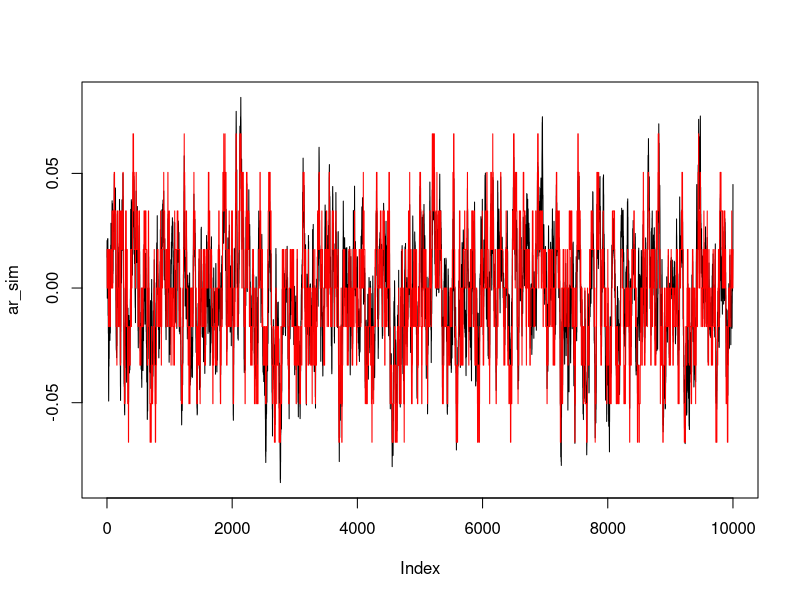
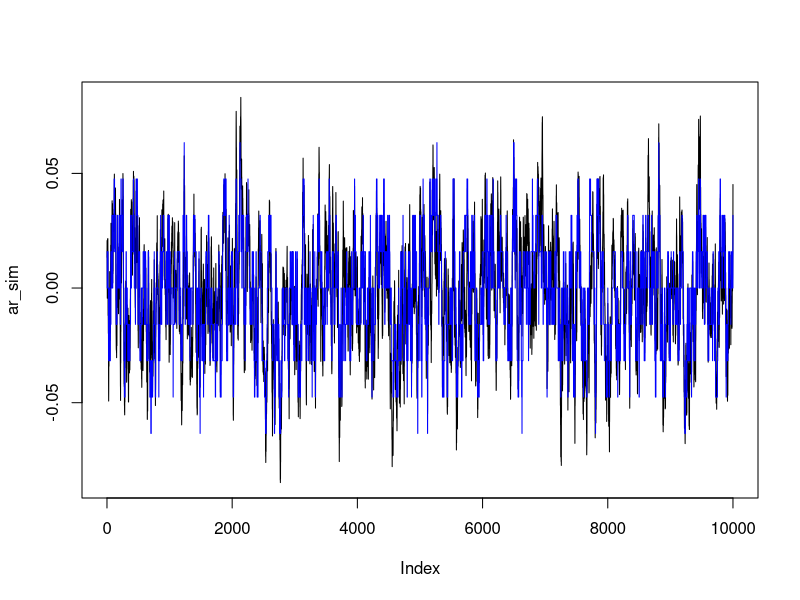
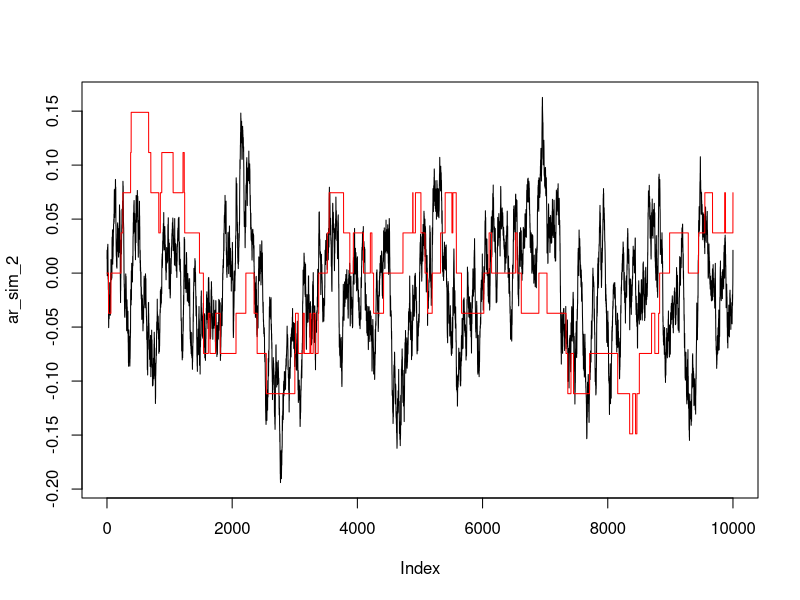
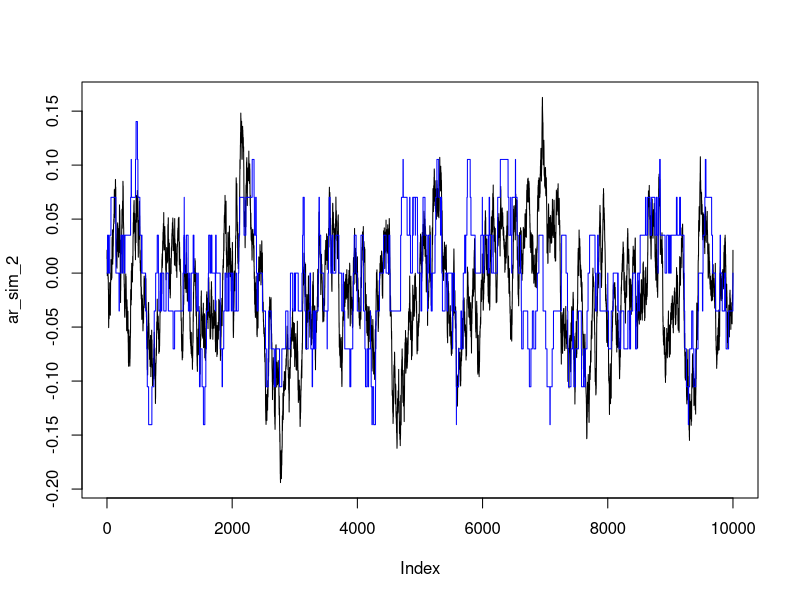

R code for these plots, in order:
library(dplyr, stats)

################
## Questão 1: ##
################
    # Método de Tauchen
    # função que vai trazer a matriz de transição e o grid
    tauchen <- function(grid_len, mu = 0, sigma = 0.007, rho = 0.95, m = 3) {
        if (rho >= 1){stop("Para aplicar Tauchen, a série deve ser estacionária")}
        
        theta_max <- m * sigma / sqrt(1 - rho^2) + mu
        theta_min <- - theta_max + 2 * mu
        grid <- seq(theta_min, theta_max, length.out = grid_len) # dividindo [theta_min, theta_max] em n pontos

        delta <- (max(grid) - min(grid)) / (length(grid) - 1) # tamanho dos saltos entre os pontos do grid

        vec_1 <- pnorm((min(grid) - rho * grid + delta / 2) / sigma, mu) # vetor de transição para o menor valor do grid dado cada estado anterior; pnorm(x) retorna a cdf da normal no valor x
        vec_n <- 1 - pnorm((max(grid) - rho * grid - delta / 2) / sigma, mu) # análogo para o maior valor do grid
        
        if(grid_len > 2){

            grid_interno <- grid[2:(length(grid) - 1)] # valores não extremos do grid

            # função que retorna o vetor de transição para o estado (não extremo) j dado cada estado anterior
            pij <- function(j, i = grid) {
                pnorm((j + delta / 2 - rho * i) / sigma, mu) - pnorm((j - delta / 2 - rho * i) / sigma, mu)
            }

            mat_interna <- sapply(grid_interno, pij)

            return(list(probs = cbind(vec_1, mat_interna, vec_n), grid = grid)) # combinando as transições extremas com as não extremas 
        } else {
            return(list(probs = cbind(vec_1, vec_n), grid = grid))
        } # else

    } # function

    tauchen_grid <- tauchen(9)$grid
    tauchen_probs <- tauchen(9)$probs
    tauchen_round <- round(tauchen_probs, digits = 3) # Arredondando para ficar mais legível

################
## Questão 2: ##
################
    # Método de 
    # Função que vai computar as probabilidades de transição e o grid. O grid é similar ao de Tauchen
    rouwenhorst <- function(grid_len, mu = 0, sigma = 0.007, rho = 0.95){
        
        # Fazendo o grid
        theta_max <- (sigma/sqrt(1-rho^2)) * sqrt(grid_len-1)
        theta_min <- - theta_max
        grid <- seq(theta_min, theta_max, length.out = grid_len)


        # Computando a matriz de transição de Rouwenhorst
        p1 <- (1+rho)/2
        p <- matrix(c(p1, 1-p1, 1-p1, p1), nrow = 2)

        if(grid_len >= 3){
            # Cada z abaixo é a matriz que tem zero nas margens e o p anterior no meio. Elas estão dispostas na mesma ordem dos slides
            for (i in 3:grid_len){
                z1 <- cbind(rbind(p, 0), 0) 
                z2 <- rbind(cbind(0, p), 0) 
                z3 <- cbind(rbind(0, p), 0) 
                z4 <- cbind(0, rbind(0, p)) 

                p <- p1*(z1 + z4) + (1-p1)*(z2 + z3) # Computando o valor de p_n
            } #for
        } #if

        transition_matrix <- p/rowSums(p) # Normalizando a matriz para cada linha somar 1

        return(list(probs = transition_matrix, grid = grid))

    } #function 

    rouwen_grid <- rouwenhorst(9)$grid
    rouwen_probs <- rouwenhorst(9)$probs
    rouwen_round <- round(rouwen_probs, digits = 3) # Arredondando para ficar mais legível


################
## Questão 3: ##
################
    # Simulando o AR(1)
    # Cria n valores de um AR(1) utilizando a formula de que y_t = sum_i theta^(t-i) e_i, i = 1, ..., t, assumindo que y_1 = e_1
    ar1 <- function(n, mu = 0, rho = 0.95, sigma = 0.007, seed = 27) {
        
        set.seed(seed) # escolhe o seed
        errors <- rnorm(n, 0, sigma) # gerando vetor de erros
        sample <- c(errors[1]) # O valor inicial da simulação é o primeiro erro

        # Definindo os demais valores simulados recursivamente
        for (i in 2:n){
            sample[i] = mu + rho*sample[i-1] + errors[i]
        } # for
    
        return(list(sample = sample, errors = errors))
    
    } # function 


    # Simulando os métodos discretizados:
    transic <- function(n, mu = 0, rho = 0.95, sigma = 0.007, seed = 27, grid_len = 9, method = 'tauchen', m = 3) {

        erro <- ar1(n, mu = mu, rho = rho, sigma = sigma, seed = seed)$errors  # Choques do AR(1)
        cdf_erro <- pnorm(erro, mu, sigma) # Tomando o valor da CDF da normal(0, sigma^2) nos choques
        
        if (method == 'tauchen'){ # Simula para o método de Tauchen

            tauch <- tauchen(grid_len, mu = mu, rho = rho, sigma = sigma, m = m)
            grid <- tauch$grid
            probs <- tauch$probs

        # Transforma a matriz de transição em sua versão CDF
            cdf <- probs
            for (i in 2:grid_len){
                cdf[,i] <- rowSums(probs[,1:i])
            } #for cdf

            sim <- c()
            sim[1] <- grid[which(abs(grid-erro[1])== min(abs(grid-erro[1])))]# O valor inicial é o ponto do grid mais perto do primeiro choque

            # Escolhe o theta atual como o primeiro theta em que sua CDF é maior que a CDF do choque
            for (i in 2:n){
                sim[i] <- grid[min(sum(cdf[which(grid == sim[i-1]),] <= cdf_erro[i])+1, grid_len)]
            } # for sim
        } else if (method == 'rouwen'){ # Simula para o método de Rouwenhorst. Aplicado exatamente igual à simulação de Tauchen, apenas mudando a matriz de transição
            
            rouwen <- rouwenhorst(grid_len, mu = mu, rho = rho, sigma = sigma)
            grid <- rouwen$grid
            probs <- rouwen$probs

            cdf <- probs
            for (i in 2:grid_len){
                cdf[,i] <- rowSums(probs[,1:i])
            } #for cdf

            sim <- c()
            sim[1] <- grid[which(abs(grid-erro[1])== min(abs(grid-erro[1])))]

            for (i in 2:n){
                sim[i] <- grid[min(sum(cdf[which(grid == sim[i-1]),] <= cdf_erro[i])+1, grid_len)]
            } # for sim
        } # if - else if

        return(sim)
    } # function 

    # plotando para comparar
    ar_sim <- ar1(10000)$sample
    tauch_sim <- transic(10000)
    rouwen_sim <- transic(10000, method = 'rouwen')

    plot(ar_sim, type = 'l')
    lines(tauch_sim, col = 'red')

    plot(ar_sim, type = 'l')
    lines(rouwen_sim, col = 'blue')


################
## Questão 4: ##
################

    # Regressão do Tauchen:
    lm(tauch_sim ~ lag(tauch_sim) - 1)

    # Regressão do Rouwenhorst
    lm(rouwen_sim ~ lag(rouwen_sim) - 1)


################
## Questão 5: ##
################

    # Tauchen:
    # Grid e transição
    tauchen_grid_2 <- tauchen(9, rho = 0.99)$grid
    tauchen_probs_2 <- tauchen(9, rho = 0.99)$probs

    # Simulando o AR(1) e o Tauchen
    ar_sim_2 <- ar1(10000, rho = 0.99)$sample
    tauch_sim_2 <- transic(10000, rho = 0.99)

    # Plotando
    plot(ar_sim_2, type = 'l')
    lines(tauch_sim_2, col = 'red')

    # Rouwenhorst
    # Grid e transição
    rouwen_grid_2 <- rouwenhorst(9, rho = 0.99)$grid
    rouwen_probs_2 <- rouwenhorst(9, rho = 0.99)$probs

    # Simulando Rouwenhorst
    rouwen_sim_2 <- transic(10000, rho = 0.99, method = 'rouwen')

    # Plotando
    plot(ar_sim_2, type = 'l')
    lines(rouwen_sim_2, col = 'blue')

    # Regressão de Tauchen
    lm(tauch_sim_2 ~ lag(tauch_sim_2))

    # Regressão de Rouwenhorst
    lm(rouwen_sim_2 ~ lag(rouwen_sim_2) - 1)
